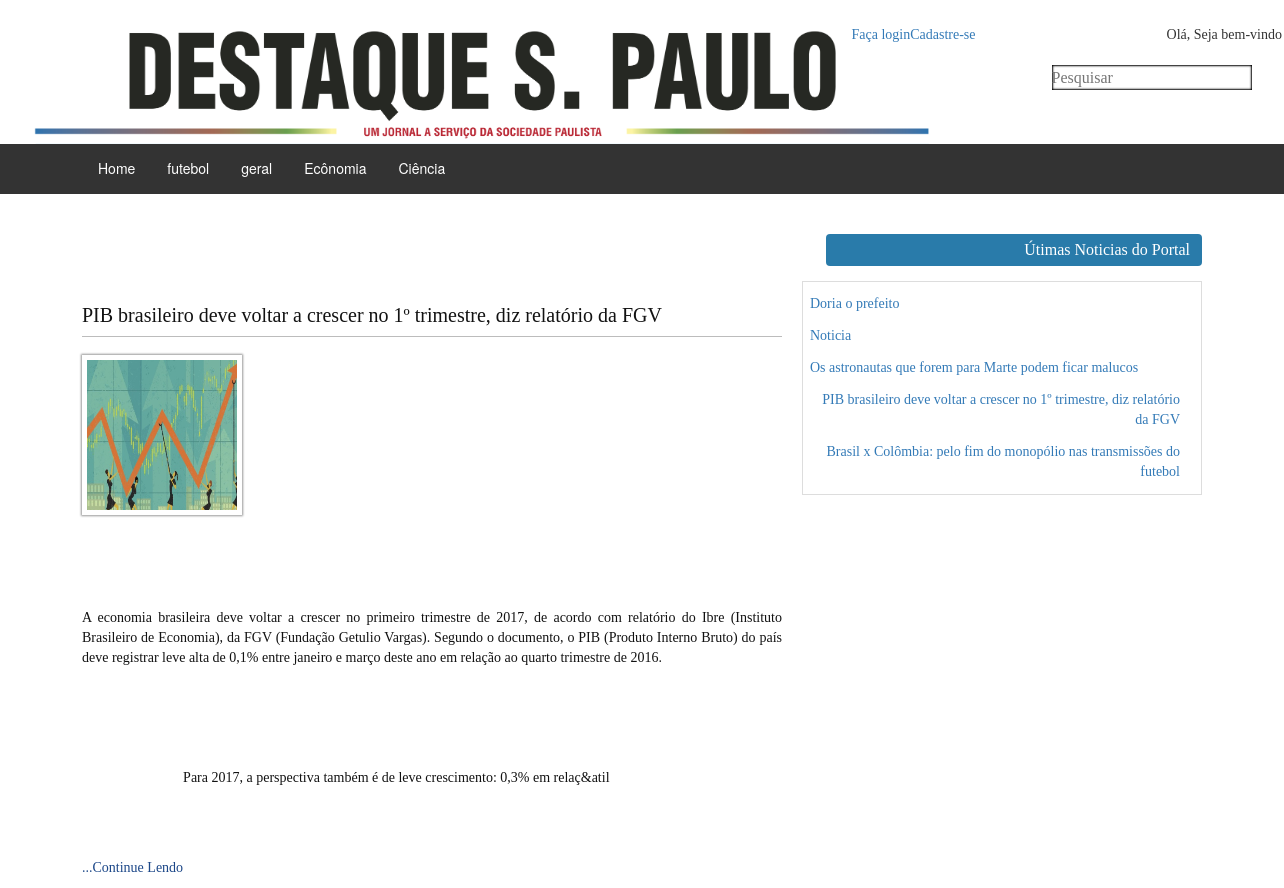
/categoria.php?id=5, run on the app's committed database.
### tables this page shows
CREATE TABLE IF NOT EXISTS `categoria` (
  `id_categoria` int(11) NOT NULL AUTO_INCREMENT,
  `categoria_noticia` varchar(30) NOT NULL,
  PRIMARY KEY (`id_categoria`,`categoria_noticia`)
);

CREATE TABLE IF NOT EXISTS `noticias` (
  `id_noticia` int(11) NOT NULL AUTO_INCREMENT,
  `titulo` varchar(125) NOT NULL,
  `conteudo` text NOT NULL,
  `dataPub` date DEFAULT NULL,
  `autorPub` varchar(50) NOT NULL,
  `id_autor` int(11) DEFAULT NULL,
  `tags` text,
  `categoria` varchar(11) NOT NULL,
  `imagem` varchar(125) DEFAULT NULL,
  `status` int(1) NOT NULL,
  PRIMARY KEY (`id_noticia`)
);

### categoria.php (the view, shortened to what this page needs)
<?php require_once 'includes/header.php';?>
<main>
		<section id="content">
				<section id="conteudo">
				<?php $id_cat = $_GET["id"];
				$SQL_NC = mysql_query("SELECT id_noticia,titulo, conteudo,imagem FROM noticias WHERE categoria=$id_cat");
				if(mysql_num_rows($SQL_NC)!=0){
				while ($nc = mysql_fetch_array($SQL_NC)) {
					$id_news = $nc["id_noticia"];
					$titulo_news = $nc["titulo"];
					$conteudo_news = $nc["conteudo"];
					$imagem_news = $nc["imagem"];
				?>
					<section id="categoria-news">
					<h1><a href="noticia.php?id=<?php echo $id_news; ?>"><?php echo $titulo_news; ?></a></h1>
				<section id="imagem-noticia"><img src="paineldecontrole/imagens/imgNoticia/<?php echo $imagem_news;?>" alt=""></section>
				<p><?php echo substr($conteudo_news, 0,500); ?><a href="noticia.php?id=<?php echo $id_news; ?>">...Continue Lendo</a></p>
					</section>
					<?php } } else{?>
						<section id="categoria-news-error">
							<h1>Não há noticias para essa categoria!</h1>
							</section>
						<?php } ?>
				</section>
						<section id="sidebar"><?php require_once 'includes/sidebar.php';?></section>
		</section>
</main>

### includes/header.php (shortened to what this page needs)
<!DOCTYPE html>
<html>
<head>
  <link href="http://maxcdn.bootstrapcdn.com/bootstrap/3.3.0/css/bootstrap.min.css" rel="stylesheet">
</head>
<body>
	<header>
		<div id="topo">
		<div id="logo">
		<img src="img/logo.png" alt="Destaque SP logo" width="900px" height="150px"  />
	</div>
		<div id="topo-right">
		<p>Olá, Seja bem-vindo <a href="login.php">Faça login</a> ou <a href="cadastrar.php"> Cadastre-se</a>.</p>
		          <form  action="busca.php" method="GET">
              	 <input type="text" name="busca-organica" class="search-box" id="busca-organica" placeholder="Pesquisar" required />
          </form>
		</div>
		</div>
	</header>
	<div id="menu">
	<div class="container">
 <nav>
</head>
<body>
<ul id="menu">
  <li><a href="index.php">Home</a></li>
  <li class="dropdown">
    <div class="dropdown-content">
      <?php
  $SQL = mysql_query("SELECT * FROM categoria");
  while($ln = mysql_fetch_assoc($SQL)){
  ?>
  <li><a href="categoria.php?id=<?php echo $ln['id_categoria'];?>"><?php echo $ln['categoria_noticia'];?></a></li>
  <?php }?>
    </div>
  </li>
</ul>
 </nav>
</body>
</html>

### includes/sidebar.php (shortened to what this page needs)
<section id="widget-ultimas-noticias">
	<h1>Útimas Noticias do Portal</h1>
	<ul>
	<?php
		$SQL_UN = mysql_query("SELECT id_noticia, titulo FROM noticias ORDER BY id_noticia DESC LIMIT 5");
		while($un = mysql_fetch_array($SQL_UN)){
	?>
	<li><a href="noticias.php?id='<?php echo$un['id_noticia'];?>"><?php echo $un['titulo'];?></a></li>
	<?php
}
	?>
		</ul>
</section>

### includes/header.php (style rules this page uses)
* { margin:0px; padding:0px; }
body { background-color: #FFF; }
header { width: 100%; height: 144px; float: left; }
#topo { width: 1219px; height: 144px; margin:0 auto; }
#logo { width:228px; height: 53px; float: left; margin-top: 13px; }
#topo-right { width:400px; height: 144px; float:right; }
#topo-right p { width: 455px; margin-top: 25px; margin-bottom: 20px; font-family: tahoma; font-size: 14px; text-align: right; }
#topo-right #busca-organica { width: :20px; height: 25px; border: none; background: #fff; float: right; box-shadow: inset 0px 0px 2px 1px #000; font-family: Tahoma; font-size: 16px; color: #9e9e9e; }
#menu { width: 100%; height: 50px; float: left; }
#menu nav { width: 1120px; height: 50px; margin: 0 auto; }
main { width: 100%; height: auto; float: left; position: relative; z-index: 1; margin-bottom: 30px; }
section#content { width: 1120px; height: 400px; margin:0 auto; }
section#conteudo { width: 700px; height: auto; float: left; }
section#sidebar { width: 400px; height: auto; margin-top: 20px; float: right; }
section#widget-ultimas-noticias { width: 400px; height: auto; float: right; font-family: tahoma; font-size: 14px; text-align: right; }
section#widget-ultimas-noticias h1 { font-size: 16px; background-color: #297baa; color:#fff; padding: 7px 12px 7px 12px; width: 376px; height: auto; float: right; border-radius: 4px; position: relative; z-index: 2; }
section#widget-ultimas-noticias ul { list-style: none; margin: 0; padding: 0; height: auto; float: left; margin-top: 5px; border: 1px solid #ddd; }
section#widget-ultimas-noticias ul li { color:#3582af; width: 384px; height: auto; padding: 12px 7px 0px 7px; float:left; -webkit-transition:all 0.5s ease-in-out; }
section#widget-ultimas-noticias ul li:last-child { padding-bottom: 12px; }
#menu { list-style-type: none; margin: 0; padding: 0; background-color: #333; }
nav li { float: left; }
nav li a, .dropbtn { display: inline-block; color: white; text-align: center; padding: 14px 16px; text-decoration: none; }
nav li.dropdown { display: inline-block; }
nav .dropdown-content { display: none; position: absolute; background-color: #f9f9f9; min-width: 160px; box-shadow: 0px 8px 16px 0px rgba(0,0,0,0.2); z-index: 1; }

### categoria.php (style rules this page uses)
section#categoria-news h1, section#categoria-news-error h1 { width: 100%; height: auto; text-align: left; font-size: 20px; font-family: Tahoma; padding: 10px 0px; border-bottom: 1px solid #BCBCBC; margin-bottom: 10px; float:right; padding-top: 90px; }
section#categoria-news h1 a { color:#121212; text-decoration: none; }
section#imagem-noticia { width: 160px; height: 160px; float: left; border: 5px solid #fff; box-shadow: 0px 0px 2px 1px #999999; margin-right: 20px; margin-bottom: 3px; margin-top: 8px; overflow: hidden; }
section#imagem-noticia img { width: 160px; height: 100%; float: left; }
section#categoria-news p { text-align: justify; font-size: 14px; font-family: Tahoma; color: #121212; float: left; padding-top: 90px; }
section#categoria-news p a { color: #1C4788; text-decoration: none; padding-top: 90px; }
a { float: left; }

### includes/sidebar.php (style rules this page uses)
section#widget-ultimas-noticias { width: 400px; height: auto; float: right; font-family: tahoma; font-size: 14px; text-align: right; }
section#widget-ultimas-noticias h1 { font-size: 16px; background-color: #297baa; color:#fff; padding: 7px 12px 7px 12px; width: 376px; height: auto; float: right; border-radius: 4px; position: relative; z-index: 2; }
section#widget-ultimas-noticias ul { list-style: none; margin: 0; padding: 0; height: auto; float: left; margin-top: 5px; border: 1px solid #ddd; }
section#widget-ultimas-noticias ul li { color:#3582af; height: auto; float:left; -webkit-transition:all 0.5s ease-in-out; }
section#widget-ultimas-noticias ul li:last-child { padding-bottom: 12px; }

### data on the page
categoria: categoria_noticia "futebol"
categoria: categoria_noticia "geral"
categoria: categoria_noticia "Ecônomia"
categoria: categoria_noticia "Ciência"
noticias: titulo "PIB brasileiro deve voltar a crescer no 1º trimestre, diz relatório da FGV", imagem (picture), conteudo "A economia brasileira deve voltar a crescer no primeiro trimestre de 2017, de acordo com relatório do Ibre (Instituto Brasileiro de Economia), da FGV (Fundação Getulio Vargas). Segundo o documento, o PIB (Produto Interno Bruto) do país deve registrar leve alta de 0,1% entre janeiro e março deste ano em relação ao quarto trimestre de 2016. Para 2017, a perspectiva também é de leve crescimento: 0,3% em relaç&atil"
noticias: titulo "Doria o prefeito"
noticias: titulo "Noticia"
noticias: titulo "Os astronautas que forem para Marte podem ficar malucos"
noticias: titulo "Brasil x Colômbia: pelo fim do monopólio nas transmissões do futebol"
